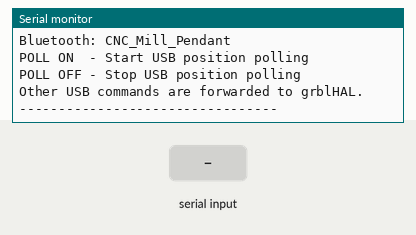
Recording of a sketch running on a simulated ESP32. On the bench: the last lines printed to the serial monitor. Inputs (shaded band) come from the test bench. Nothing arrives over Bluetooth unless stated.

Above: at 2.2 s.
2.3 s: "POLL ON\n" received over Serial
At 3.0 s:
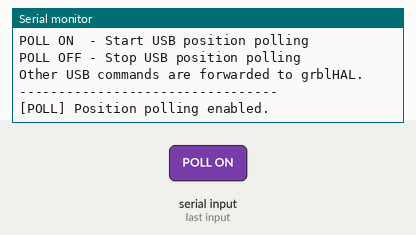
3.8 s: "POLL OFF\n" received over Serial
At 4.2 s:
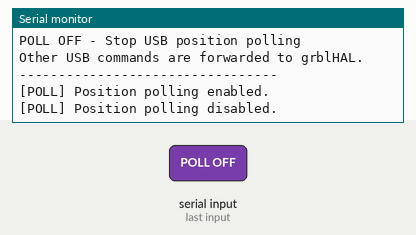
5.3 s: "<\n" received over Serial
At 6.5 s:
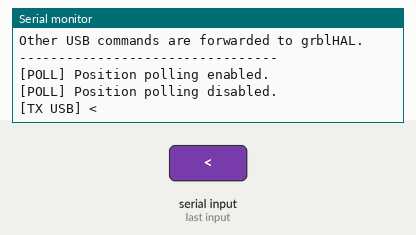
6.8 s: "POLL ON\n" received over the second serial link
At 7.6 s:
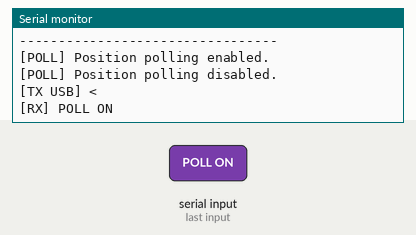
8.3 s: ">\n" received over Serial
At 8.7 s:
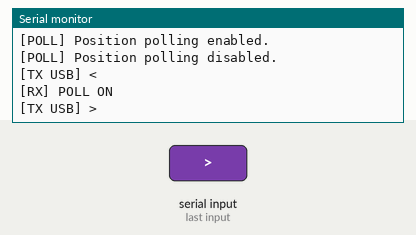

The sketch:

Pendant_MPG_Interface.ino
```cpp
#include <BluetoothSerial.h>

// UART2 connections to the main grblHAL ESP32
#define UART2_RX_PIN 16
#define UART2_TX_PIN 17

// Bluetooth Classic SPP
BluetoothSerial SerialBT;

const unsigned long STATUS_INTERVAL = 100;

bool pollingEnabled = false;
unsigned long lastStatusRequest = 0;

String usbCommand = "";
String rxLine = "";

bool receivingStatus = false;


void setup()
{
    Serial.begin(115200);
    delay(1000);

    // Start UART2 connection to main controller
    Serial2.begin(115200, SERIAL_8N1, UART2_RX_PIN, UART2_TX_PIN);

    // Start Bluetooth Classic SPP
    if (!SerialBT.begin("CNC_Mill_Pendant"))
    {
        Serial.println("[ERROR] Bluetooth initialization failed.");
    }
    else
    {
        Serial.println("[BLUETOOTH] Started as CNC_Mill_Pendant");
    }

    Serial.println();
    Serial.println("ESP32 Pendant Communication");
    Serial.println("---------------------------------");
    Serial.println("Bluetooth: CNC_Mill_Pendant");
    Serial.println("POLL ON  - Start USB position polling");
    Serial.println("POLL OFF - Stop USB position polling");
    Serial.println("Other USB commands are forwarded to grblHAL.");
    Serial.println("---------------------------------");
}


void loop()
{
    readUSB();

    readBluetooth();

    readMainController();

    updatePositionPolling();
}


// --------------------------------------------------
// USB SERIAL INPUT
// --------------------------------------------------

void readUSB()
{
    while (Serial.available())
    {
        char c = Serial.read();

        if (c == '\r') continue;

        if (c == '\n')
        {
            usbCommand.trim();

            if (usbCommand.length() > 0)
            {
                processUSBCommand(usbCommand);
            }

            usbCommand = "";
        }
        else
        {
            usbCommand += c;
        }
    }
}


void processUSBCommand(String command)
{
    if (command.equalsIgnoreCase("POLL ON"))
    {
        pollingEnabled = true;

        requestPosition();

        Serial.println("[POLL] Position polling enabled.");
    }
    else if (command.equalsIgnoreCase("POLL OFF"))
    {
        pollingEnabled = false;

        Serial.println("[POLL] Position polling disabled.");
    }
    else
    {
        Serial2.print(command);
        Serial2.write('\n');

        Serial.print("[TX USB] ");
        Serial.println(command);
    }
}


// --------------------------------------------------
// BLUETOOTH INPUT
// --------------------------------------------------

void readBluetooth()
{
    while (SerialBT.available())
    {
        int incoming = SerialBT.read();

        if (incoming >= 0)
        {
            // Forward Bluetooth data directly to grblHAL.
            // This includes realtime characters such as '?'.
            Serial2.write((uint8_t)incoming);
        }
    }
}


// --------------------------------------------------
// POSITION POLLING
// --------------------------------------------------

void requestPosition()
{
    Serial2.write('?');

    lastStatusRequest = millis();
}


void updatePositionPolling()
{
    if (!pollingEnabled) return;

    if (millis() - lastStatusRequest >= STATUS_INTERVAL)
    {
        requestPosition();
    }
}


// --------------------------------------------------
// MAIN CONTROLLER INPUT
// --------------------------------------------------

void readMainController()
{
    while (Serial2.available())
    {
        char c = Serial2.read();

        // Forward every received character to the phone.
        // The phone's Bluetooth manager will assemble messages.
        SerialBT.write((uint8_t)c);

        // Keep the existing USB diagnostic output.
        if (c == '<')
        {
            receivingStatus = true;
            rxLine = "<";
            continue;
        }

        if (receivingStatus)
        {
            rxLine += c;

            if (c == '>')
            {
                Serial.print("[STATUS] ");
                Serial.println(rxLine);

                rxLine = "";
                receivingStatus = false;
            }

            continue;
        }

        if (c == '\n')
        {
            rxLine.trim();

            if (rxLine.length() > 0)
            {
                Serial.print("[RX] ");
                Serial.println(rxLine);
            }

            rxLine = "";
        }
        else if (c != '\r')
        {
            rxLine += c;
        }
    }
}
```

Measured:
- after the input at 2.3 s, the serial monitor: prints a new line at once (image 1)
- after the input at 3.8 s, the serial monitor: prints a new line at once (image 2)
- after the input at 5.3 s, the serial monitor: prints a new line at once (image 3)
- after the input at 6.8 s, the serial monitor: prints a new line at once (image 4)
- after the input at 8.3 s, the serial monitor: prints a new line at once (image 5)
